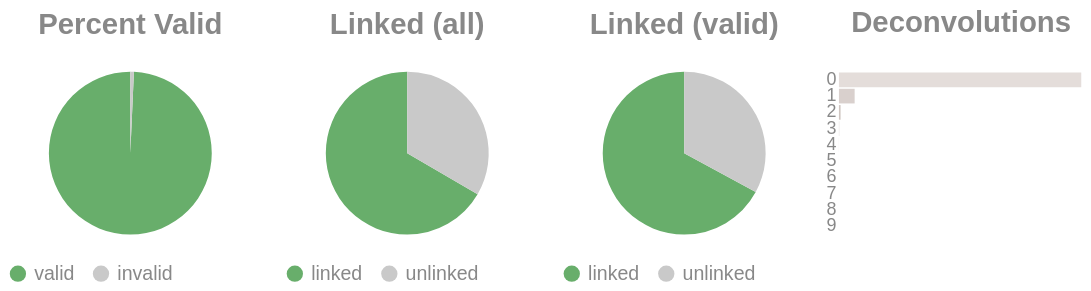

Notebook source saved alongside this figure:
### Code cell
if SKIPLR:
    pass
else:
    clash = Counter()
    for i in valids['molecule'].to_list():
        _mol = i.split("-")
        if len(_mol) == 1:
            clash.update('0')
        else:
            clash.update(_mol[-1])

    _d = {"deconvolutions": [], 'count': []}
    for k,v in clash.items():
        _d['deconvolutions'].append(k)
        _d['count'].append(v)

    tot_valid = valids['reads'].sum()
    mask = valids['reads'] >= 2
    n_linked_reads = valids.filter(mask)['reads'].sum()
    if n_linked_reads == 0:
        print_html("No linked molecules (>=2 reads) were detected; skipping linked-only distributions.")
        SKIPLR = True
    else:
        perc_valid = round(tot_valid / n_reads, 4)
        linked_perc_abs = round(n_linked_reads / n_reads, 4)
        linked_perc = round(n_linked_reads / tot_valid, 4)

    _valid = pl.DataFrame({"valids": ['valid', 'invalid'], "count": [tot_valid, n_reads - tot_valid]})
    _linked_abs = pl.DataFrame({"linked (absolute)": ['linked', 'unlinked'], "count": [n_linked_reads, n_reads - n_linked_reads]})
    _linked_rel = pl.DataFrame({"linked (valids)": ['linked', 'unlinked'], "count": [n_linked_reads, tot_valid - n_linked_reads]})

    (
        alt.hconcat(
            piechart(_valid, goodval = 'valid', title = "Percent Valid"),
            piechart(_linked_abs, goodval = "linked", title =  "Linked (all)"),
            piechart(_linked_rel, goodval = "linked", title =  "Linked (valid)"),
            convolutionbar(pl.DataFrame(_d), title = "Deconvolutions"),
            center = True,
            bounds = 'flush'
        )
        .resolve_scale(color='independent')
        .resolve_legend('independent')
        .properties(usermeta={'embedOptions': {"actions": False}})
    ).display()

### Figure 1 — Vega-Lite specification as saved in the notebook (floating-point values rounded to 4 significant figures)
{"width": "container", "height": 400, "config": {"title": {"anchor": "start", "dy": -15, "fontSize": 18, "color": "#888888", "subtitleColor": "#888888", "subtitleFontSize": 14}, "arc": {"fill": "#0072B2"}, "axis": {"domainColor": "#888888", "domainWidth": 0.5, "gridWidth": 0.2, "grid": false, "titleFontWeight": 400, "titleFontSize": 15, "labelFontSize": 11, "labelColor": "#888888", "tickColor": "#888888", "tickWidth": 0.2, "titleColor": "#888888"}, "axisBand": {"grid": false}, "axisX": {"grid": true, "tickSize": 10, "domainCap": "round"}, "axisY": {"domain": false, "grid": true, "tickSize": 0, "domainCap": "round"}, "background": "transparent", "header": {"labelFontSize": 15, "labelColor": "#888888", "titleFontSize": 15, "titleFontWeight": 600, "titleColor": "#888888"}, "legend": {"labelFont": "sans-serif", "labelFontSize": 12, "labelColor": "#888888", "symbolSize": 100, "symbolType": "circle", "titleFontSize": 12, "titlePadding": 10, "titleColor": "#888888", "title": null}, "range": {"category": ["#E69F00", "#56B4E9", "#009E73", "#F0E442", "#0072B2", "#D55E00", "#CC79A7", "#000000"], "diverging": ["#cfe8f3", "#a2d4ec", "#73bfe2", "#46abdb", "#1696d2", "#12719e"]}, "area": {"fill": "#0072B2", "fillOpacity": 0.7, "line": true, "strokeOpacity": 0.7}, "line": {"color": "#0072B2", "stroke": "#0072B2", "strokeWidth": 2}, "trail": {"color": "#0072B2", "stroke": "#0072B2", "strokeWidth": 0, "size": 1}, "point": {"filled": true, "fillOpacity": 1.0, "size": 95}, "text": {"color": "#888888", "fontSize": 11, "align": "right", "fontWeight": 400, "size": 11}, "bar": {"fill": "#0072B2", "stroke": null}, "view": {"stroke": null, "continuousWidth": 660, "continuousHeight": 400}}, "hconcat": [{"data": {"name": "data-b4c96066e1984f6d7952f614fc2d7923"}, "mark": {"type": "arc"}, "encoding": {"color": {"field": "valids", "legend": {"orient": "bottom", "title": null}, "scale": {"domain": ["valid", "invalid"], "range": ["#68ae6b", "#C9C9C9"]}, "title": "Valids", "type": "nominal"}, "theta": {"field": "count", "type": "quantitative"}, "tooltip": [{"field": "valids", "title": "Valids", "type": "ordinal"}, {"field": "percent", "format": ".2%", "title": "Percent", "type": "quantitative"}, {"field": "count", "title": "Count", "type": "quantitative"}]}, "height": 100, "title": {"text": "Percent Valid", "align": "center", "anchor": "middle"}, "transform": [{"calculate": "datum.count / 11307153", "as": "percent"}], "width": 150}, {"data": {"name": "data-cc095516db15bc5c112effb566bc9304"}, "mark": {"type": "arc"}, "encoding": {"color": {"field": "linked (absolute)", "legend": {"orient": "bottom", "title": null}, "scale": {"domain": ["linked", "unlinked"], "range": ["#68ae6b", "#C9C9C9"]}, "title": "Linked (Absolute)", "type": "nominal"}, "theta": {"field": "count", "type": "quantitative"}, "tooltip": [{"field": "linked (absolute)", "title": "Linked (Absolute)", "type": "ordinal"}, {"field": "percent", "format": ".2%", "title": "Percent", "type": "quantitative"}, {"field": "count", "title": "Count", "type": "quantitative"}]}, "height": 100, "title": {"text": "Linked (all)", "align": "center", "anchor": "middle"}, "transform": [{"calculate": "datum.count / 11307153", "as": "percent"}], "width": 150}, {"data": {"name": "data-be4e0b60ac468fa094e8dbc9d786fe91"}, "mark": {"type": "arc"}, "encoding": {"color": {"field": "linked (valids)", "legend": {"orient": "bottom", "title": null}, "scale": {"domain": ["linked", "unlinked"], "range": ["#68ae6b", "#C9C9C9"]}, "title": "Linked (Valids)", "type": "nominal"}, "theta": {"field": "count", "type": "quantitative"}, "tooltip": [{"field": "linked (valids)", "title": "Linked (Valids)", "type": "ordinal"}, {"field": "percent", "format": ".2%", "title": "Percent", "type": "quantitative"}, {"field": "count", "title": "Count", "type": "quantitative"}]}, "height": 100, "title": {"text": "Linked (valid)", "align": "center", "anchor": "middle"}, "transform": [{"calculate": "datum.count / 11227291", "as": "percent"}], "width": 150}, {"data": {"name": "data-6de917dfb53dfb7198827142135c5481"}, "mark": {"type": "bar"}, "encoding": {"color": {"field": "deconvolutions", "legend": null, "scale": {"scheme": "lightgreyred"}, "type": "nominal"}, "tooltip": [{"field": "deconvolutions", "title": "Deconvolutions", "type": "ordinal"}, {"field": "percent", "format": ".2%", "title": "Percent", "type": "quantitative"}, {"field": "count", "title": "Count", "type": "quantitative"}], "x": {"axis": null, "field": "count", "type": "quantitative"}, "y": {"field": "deconvolutions", "sort": "ascending", "title": null, "type": "nominal"}}, "height": 100, "title": {"text": "Deconvolutions", "align": "center", "anchor": "middle"}, "transform": [{"calculate": "datum.count / 5319076", "as": "percent"}], "width": 150}], "bounds": "flush", "center": true, "resolve": {"legend": {"angle": "independent"}, "scale": {"color": "independent"}}, "usermeta": {"embedOptions": {"actions": false}}, "$schema": "https://vega.github.io/schema/vega-lite/v6.1.0.json", "datasets": {"data-b4c96066e1984f6d7952f614fc2d7923": [{"valids": "valid", "count": 11227291}, {"valids": "invalid", "count": 79862}], "data-cc095516db15bc5c112effb566bc9304": [{"linked (absolute)": "linked", "count": 7529684}, {"linked (absolute)": "unlinked", "count": 3777469}], "data-be4e0b60ac468fa094e8dbc9d786fe91": [{"linked (valids)": "linked", "count": 7529684}, {"linked (valids)": "unlinked", "count": 3697607}], "data-6de917dfb53dfb7198827142135c5481": [{"deconvolutions": "0", "count": 4958443}, {"deconvolutions": "1", "count": 321498}, {"deconvolutions": "2", "count": 33587}, {"deconvolutions": "3", "count": 4494}, {"deconvolutions": "4", "count": 771}, {"deconvolutions": "5", "count": 181}, {"deconvolutions": "6", "count": 62}, {"deconvolutions": "7", "count": 25}, {"deconvolutions": "8", "count": 13}, {"deconvolutions": "9", "count": 2}]}}
